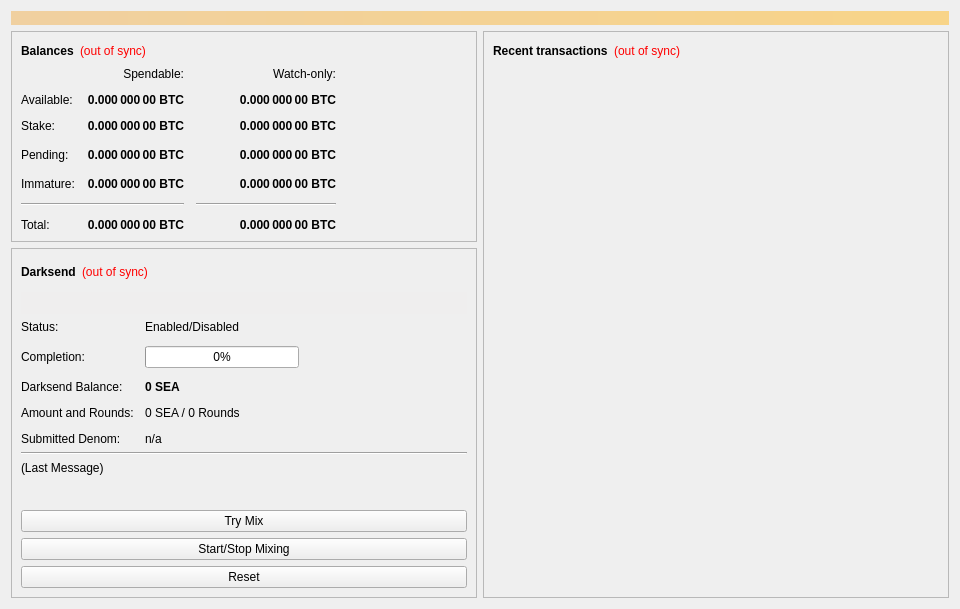
<?xml version="1.0" encoding="UTF-8"?>
<ui version="4.0">
 <class>OverviewPage</class>
 <widget class="QWidget" name="OverviewPage">
  <property name="geometry">
   <rect>
    <x>0</x>
    <y>0</y>
    <width>960</width>
    <height>594</height>
   </rect>
  </property>
  <property name="minimumSize">
   <size>
    <width>960</width>
    <height>0</height>
   </size>
  </property>
  <property name="windowTitle">
   <string>Form</string>
  </property>
  <layout class="QVBoxLayout" name="topLayout">
   <item>
    <widget class="QLabel" name="labelAlerts">
     <property name="visible">
      <bool>false</bool>
     </property>
     <property name="styleSheet">
      <string notr="true">background-color: qlineargradient(x1: 0, y1: 0, x2: 1, y2: 0, stop:0 #F0D0A0, stop:1 #F8D488); color:#000000;</string>
     </property>
     <property name="wordWrap">
      <bool>true</bool>
     </property>
     <property name="margin">
      <number>3</number>
     </property>
    </widget>
   </item>
   <item>
    <layout class="QHBoxLayout" name="horizontalLayout" stretch="1,1">
     <item>
      <layout class="QVBoxLayout" name="verticalLayout_2">
       <item>
        <widget class="QFrame" name="frame">
         <property name="frameShape">
          <enum>QFrame::StyledPanel</enum>
         </property>
         <property name="frameShadow">
          <enum>QFrame::Raised</enum>
         </property>
         <layout class="QVBoxLayout" name="verticalLayout_4">
          <item>
           <layout class="QHBoxLayout" name="horizontalLayout_4">
            <item>
             <widget class="QLabel" name="label_5">
              <property name="font">
               <font>
                <weight>75</weight>
                <bold>true</bold>
               </font>
              </property>
              <property name="text">
               <string>Balances</string>
              </property>
             </widget>
            </item>
            <item>
             <widget class="QLabel" name="labelWalletStatus">
              <property name="cursor">
               <cursorShape>WhatsThisCursor</cursorShape>
              </property>
              <property name="toolTip">
               <string>The displayed information may be out of date. Your wallet automatically synchronizes with the Sea network after a connection is established, but this process has not completed yet.</string>
              </property>
              <property name="styleSheet">
               <string notr="true">QLabel { color: red; }</string>
              </property>
              <property name="text">
               <string notr="true">(out of sync)</string>
              </property>
              <property name="alignment">
               <set>Qt::AlignLeading|Qt::AlignLeft|Qt::AlignVCenter</set>
              </property>
             </widget>
            </item>
            <item>
             <spacer name="horizontalSpacer_3">
              <property name="orientation">
               <enum>Qt::Horizontal</enum>
              </property>
              <property name="sizeHint" stdset="0">
               <size>
                <width>40</width>
                <height>20</height>
               </size>
              </property>
             </spacer>
            </item>
           </layout>
          </item>
          <item>
           <layout class="QGridLayout" name="gridLayout">
            <property name="spacing">
             <number>12</number>
            </property>
            <item row="3" column="2">
             <widget class="QLabel" name="labelWatchPending">
              <property name="font">
               <font>
                <weight>75</weight>
                <bold>true</bold>
               </font>
              </property>
              <property name="cursor">
               <cursorShape>IBeamCursor</cursorShape>
              </property>
              <property name="toolTip">
               <string>Unconfirmed transactions to watch-only addresses</string>
              </property>
              <property name="text">
               <string notr="true">0.000 000 00 BTC</string>
              </property>
              <property name="alignment">
               <set>Qt::AlignRight|Qt::AlignTrailing|Qt::AlignVCenter</set>
              </property>
              <property name="textInteractionFlags">
               <set>Qt::LinksAccessibleByMouse|Qt::TextSelectableByKeyboard|Qt::TextSelectableByMouse</set>
              </property>
             </widget>
            </item>
            <item row="3" column="1">
             <widget class="QLabel" name="labelUnconfirmed">
              <property name="font">
               <font>
                <weight>75</weight>
                <bold>true</bold>
               </font>
              </property>
              <property name="cursor">
               <cursorShape>IBeamCursor</cursorShape>
              </property>
              <property name="toolTip">
               <string>Total of transactions that have yet to be confirmed, and do not yet count toward the spendable balance</string>
              </property>
              <property name="text">
               <string notr="true">0.000 000 00 BTC</string>
              </property>
              <property name="alignment">
               <set>Qt::AlignRight|Qt::AlignTrailing|Qt::AlignVCenter</set>
              </property>
              <property name="textInteractionFlags">
               <set>Qt::LinksAccessibleByMouse|Qt::TextSelectableByKeyboard|Qt::TextSelectableByMouse</set>
              </property>
             </widget>
            </item>
            <item row="4" column="2">
             <widget class="QLabel" name="labelWatchImmature">
              <property name="font">
               <font>
                <weight>75</weight>
                <bold>true</bold>
               </font>
              </property>
              <property name="cursor">
               <cursorShape>IBeamCursor</cursorShape>
              </property>
              <property name="toolTip">
               <string>Mined balance in watch-only addresses that has not yet matured</string>
              </property>
              <property name="text">
               <string notr="true">0.000 000 00 BTC</string>
              </property>
              <property name="alignment">
               <set>Qt::AlignRight|Qt::AlignTrailing|Qt::AlignVCenter</set>
              </property>
              <property name="textInteractionFlags">
               <set>Qt::LinksAccessibleByMouse|Qt::TextSelectableByKeyboard|Qt::TextSelectableByMouse</set>
              </property>
             </widget>
            </item>
            <item row="5" column="0" colspan="2">
             <widget class="Line" name="lineSpendableBalance">
              <property name="orientation">
               <enum>Qt::Horizontal</enum>
              </property>
             </widget>
            </item>
            <item row="5" column="2">
             <widget class="Line" name="lineWatchBalance">
              <property name="sizePolicy">
               <sizepolicy hsizetype="Preferred" vsizetype="Fixed">
                <horstretch>0</horstretch>
                <verstretch>0</verstretch>
               </sizepolicy>
              </property>
              <property name="minimumSize">
               <size>
                <width>140</width>
                <height>0</height>
               </size>
              </property>
              <property name="orientation">
               <enum>Qt::Horizontal</enum>
              </property>
             </widget>
            </item>
            <item row="6" column="0">
             <widget class="QLabel" name="labelTotalText">
              <property name="text">
               <string>Total:</string>
              </property>
             </widget>
            </item>
            <item row="4" column="1">
             <widget class="QLabel" name="labelImmature">
              <property name="font">
               <font>
                <weight>75</weight>
                <bold>true</bold>
               </font>
              </property>
              <property name="cursor">
               <cursorShape>IBeamCursor</cursorShape>
              </property>
              <property name="toolTip">
               <string>Mined balance that has not yet matured</string>
              </property>
              <property name="text">
               <string notr="true">0.000 000 00 BTC</string>
              </property>
              <property name="alignment">
               <set>Qt::AlignRight|Qt::AlignTrailing|Qt::AlignVCenter</set>
              </property>
              <property name="textInteractionFlags">
               <set>Qt::LinksAccessibleByMouse|Qt::TextSelectableByKeyboard|Qt::TextSelectableByMouse</set>
              </property>
             </widget>
            </item>
            <item row="3" column="3">
             <spacer name="horizontalSpacer_2">
              <property name="orientation">
               <enum>Qt::Horizontal</enum>
              </property>
              <property name="sizeHint" stdset="0">
               <size>
                <width>40</width>
                <height>20</height>
               </size>
              </property>
             </spacer>
            </item>
            <item row="4" column="0">
             <widget class="QLabel" name="labelImmatureText">
              <property name="text">
               <string>Immature:</string>
              </property>
             </widget>
            </item>
            <item row="6" column="1">
             <widget class="QLabel" name="labelTotal">
              <property name="font">
               <font>
                <weight>75</weight>
                <bold>true</bold>
               </font>
              </property>
              <property name="cursor">
               <cursorShape>IBeamCursor</cursorShape>
              </property>
              <property name="toolTip">
               <string>Your current total balance</string>
              </property>
              <property name="text">
               <string notr="true">0.000 000 00 BTC</string>
              </property>
              <property name="alignment">
               <set>Qt::AlignRight|Qt::AlignTrailing|Qt::AlignVCenter</set>
              </property>
              <property name="textInteractionFlags">
               <set>Qt::LinksAccessibleByMouse|Qt::TextSelectableByKeyboard|Qt::TextSelectableByMouse</set>
              </property>
             </widget>
            </item>
            <item row="6" column="2">
             <widget class="QLabel" name="labelWatchTotal">
              <property name="font">
               <font>
                <weight>75</weight>
                <bold>true</bold>
               </font>
              </property>
              <property name="cursor">
               <cursorShape>IBeamCursor</cursorShape>
              </property>
              <property name="toolTip">
               <string>Current total balance in watch-only addresses</string>
              </property>
              <property name="text">
               <string notr="true">0.000 000 00 BTC</string>
              </property>
              <property name="alignment">
               <set>Qt::AlignRight|Qt::AlignTrailing|Qt::AlignVCenter</set>
              </property>
              <property name="textInteractionFlags">
               <set>Qt::LinksAccessibleByMouse|Qt::TextSelectableByKeyboard|Qt::TextSelectableByMouse</set>
              </property>
             </widget>
            </item>
            <item row="0" column="2">
             <widget class="QLabel" name="labelWatchonly">
              <property name="text">
               <string>Watch-only:</string>
              </property>
              <property name="alignment">
               <set>Qt::AlignRight|Qt::AlignTrailing|Qt::AlignVCenter</set>
              </property>
             </widget>
            </item>
            <item row="1" column="0">
             <widget class="QLabel" name="labelBalanceText">
              <property name="text">
               <string>Available:</string>
              </property>
             </widget>
            </item>
            <item row="1" column="1">
             <widget class="QLabel" name="labelBalance">
              <property name="font">
               <font>
                <weight>75</weight>
                <bold>true</bold>
               </font>
              </property>
              <property name="cursor">
               <cursorShape>IBeamCursor</cursorShape>
              </property>
              <property name="toolTip">
               <string>Your current spendable balance</string>
              </property>
              <property name="text">
               <string notr="true">0.000 000 00 BTC</string>
              </property>
              <property name="alignment">
               <set>Qt::AlignRight|Qt::AlignTrailing|Qt::AlignVCenter</set>
              </property>
              <property name="textInteractionFlags">
               <set>Qt::LinksAccessibleByMouse|Qt::TextSelectableByKeyboard|Qt::TextSelectableByMouse</set>
              </property>
             </widget>
            </item>
            <item row="2" column="0">
             <widget class="QLabel" name="label_10">
              <property name="text">
               <string>Stake:</string>
              </property>
             </widget>
            </item>
            <item row="2" column="1">
             <widget class="QLabel" name="labelStake">
              <property name="font">
               <font>
                <weight>75</weight>
                <bold>true</bold>
               </font>
              </property>
              <property name="cursor">
               <cursorShape>IBeamCursor</cursorShape>
              </property>
              <property name="toolTip">
               <string>Total of coins that was staked, and do not yet count toward the current balance</string>
              </property>
              <property name="text">
               <string notr="true">0.000 000 00 BTC</string>
              </property>
              <property name="alignment">
               <set>Qt::AlignRight|Qt::AlignTrailing|Qt::AlignVCenter</set>
              </property>
              <property name="textInteractionFlags">
               <set>Qt::LinksAccessibleByMouse|Qt::TextSelectableByKeyboard|Qt::TextSelectableByMouse</set>
              </property>
             </widget>
            </item>
            <item row="2" column="2">
             <widget class="QLabel" name="labelWatchStake">
              <property name="font">
               <font>
                <weight>75</weight>
                <bold>true</bold>
               </font>
              </property>
              <property name="cursor">
               <cursorShape>IBeamCursor</cursorShape>
              </property>
              <property name="toolTip">
               <string>Total of coins that was staked in watch-only addresses, and do not yet count toward the current watch-only balance</string>
              </property>
              <property name="text">
               <string notr="true">0.000 000 00 BTC</string>
              </property>
              <property name="alignment">
               <set>Qt::AlignRight|Qt::AlignTrailing|Qt::AlignVCenter</set>
              </property>
              <property name="textInteractionFlags">
               <set>Qt::LinksAccessibleByMouse|Qt::TextSelectableByKeyboard|Qt::TextSelectableByMouse</set>
              </property>
             </widget>
            </item>
            <item row="1" column="2">
             <widget class="QLabel" name="labelWatchAvailable">
              <property name="font">
               <font>
                <weight>75</weight>
                <bold>true</bold>
               </font>
              </property>
              <property name="cursor">
               <cursorShape>IBeamCursor</cursorShape>
              </property>
              <property name="toolTip">
               <string>Your current balance in watch-only addresses</string>
              </property>
              <property name="text">
               <string notr="true">0.000 000 00 BTC</string>
              </property>
              <property name="alignment">
               <set>Qt::AlignRight|Qt::AlignTrailing|Qt::AlignVCenter</set>
              </property>
              <property name="textInteractionFlags">
               <set>Qt::LinksAccessibleByMouse|Qt::TextSelectableByKeyboard|Qt::TextSelectableByMouse</set>
              </property>
             </widget>
            </item>
            <item row="3" column="0">
             <widget class="QLabel" name="labelPendingText">
              <property name="text">
               <string>Pending:</string>
              </property>
             </widget>
            </item>
            <item row="0" column="1">
             <widget class="QLabel" name="labelSpendable">
              <property name="text">
               <string>Spendable:</string>
              </property>
              <property name="alignment">
               <set>Qt::AlignRight|Qt::AlignTrailing|Qt::AlignVCenter</set>
              </property>
             </widget>
            </item>
           </layout>
          </item>
         </layout>
        </widget>
       </item>
       <item>
        <widget class="QFrame" name="frameDarksend">
         <property name="sizePolicy">
          <sizepolicy hsizetype="Expanding" vsizetype="Expanding">
           <horstretch>0</horstretch>
           <verstretch>0</verstretch>
          </sizepolicy>
         </property>
         <property name="minimumSize">
          <size>
           <width>0</width>
           <height>350</height>
          </size>
         </property>
         <property name="layoutDirection">
          <enum>Qt::LeftToRight</enum>
         </property>
         <property name="frameShape">
          <enum>QFrame::StyledPanel</enum>
         </property>
         <property name="frameShadow">
          <enum>QFrame::Raised</enum>
         </property>
         <layout class="QVBoxLayout" name="verticalLayout_5">
          <item>
           <layout class="QHBoxLayout" name="horizontalLayout_5">
            <item>
             <widget class="QLabel" name="label_2">
              <property name="font">
               <font>
                <weight>75</weight>
                <bold>true</bold>
               </font>
              </property>
              <property name="text">
               <string>Darksend</string>
              </property>
             </widget>
            </item>
            <item>
             <widget class="QLabel" name="labelDarksendSyncStatus">
              <property name="toolTip">
               <string>The displayed information may be out of date. Your wallet automatically synchronizes with the Sea network after a connection is established, but this process has not completed yet.</string>
              </property>
              <property name="styleSheet">
               <string notr="true">QLabel { color: red; }</string>
              </property>
              <property name="text">
               <string notr="true">(out of sync)</string>
              </property>
              <property name="alignment">
               <set>Qt::AlignLeading|Qt::AlignLeft|Qt::AlignVCenter</set>
              </property>
             </widget>
            </item>
            <item>
             <spacer name="horizontalSpacer_4">
              <property name="orientation">
               <enum>Qt::Horizontal</enum>
              </property>
              <property name="sizeHint" stdset="0">
               <size>
                <width>40</width>
                <height>20</height>
               </size>
              </property>
             </spacer>
            </item>
           </layout>
          </item>
          <item>
           <widget class="QPushButton" name="runAutoDenom">
            <property name="palette">
             <palette>
              <active>
               <colorrole role="WindowText">
                <brush brushstyle="SolidPattern">
                 <color alpha="255">
                  <red>0</red>
                  <green>0</green>
                  <blue>0</blue>
                 </color>
                </brush>
               </colorrole>
               <colorrole role="Button">
                <brush brushstyle="SolidPattern">
                 <color alpha="255">
                  <red>239</red>
                  <green>238</green>
                  <blue>238</blue>
                 </color>
                </brush>
               </colorrole>
               <colorrole role="Light">
                <brush brushstyle="SolidPattern">
                 <color alpha="255">
                  <red>255</red>
                  <green>255</green>
                  <blue>255</blue>
                 </color>
                </brush>
               </colorrole>
               <colorrole role="Midlight">
                <brush brushstyle="SolidPattern">
                 <color alpha="255">
                  <red>247</red>
                  <green>246</green>
                  <blue>246</blue>
                 </color>
                </brush>
               </colorrole>
               <colorrole role="Dark">
                <brush brushstyle="SolidPattern">
                 <color alpha="255">
                  <red>119</red>
                  <green>119</green>
                  <blue>119</blue>
                 </color>
                </brush>
               </colorrole>
               <colorrole role="Mid">
                <brush brushstyle="SolidPattern">
                 <color alpha="255">
                  <red>159</red>
                  <green>159</green>
                  <blue>159</blue>
                 </color>
                </brush>
               </colorrole>
               <colorrole role="Text">
                <brush brushstyle="SolidPattern">
                 <color alpha="255">
                  <red>0</red>
                  <green>0</green>
                  <blue>0</blue>
                 </color>
                </brush>
               </colorrole>
               <colorrole role="BrightText">
                <brush brushstyle="SolidPattern">
                 <color alpha="255">
                  <red>255</red>
                  <green>255</green>
                  <blue>255</blue>
                 </color>
                </brush>
               </colorrole>
               <colorrole role="ButtonText">
                <brush brushstyle="SolidPattern">
                 <color alpha="255">
                  <red>0</red>
                  <green>0</green>
                  <blue>0</blue>
                 </color>
                </brush>
               </colorrole>
               <colorrole role="Base">
                <brush brushstyle="SolidPattern">
                 <color alpha="255">
                  <red>255</red>
                  <green>255</green>
                  <blue>255</blue>
                 </color>
                </brush>
               </colorrole>
               <colorrole role="Window">
                <brush brushstyle="SolidPattern">
                 <color alpha="255">
                  <red>239</red>
                  <green>238</green>
                  <blue>238</blue>
                 </color>
                </brush>
               </colorrole>
               <colorrole role="Shadow">
                <brush brushstyle="SolidPattern">
                 <color alpha="255">
                  <red>0</red>
                  <green>0</green>
                  <blue>0</blue>
                 </color>
                </brush>
               </colorrole>
               <colorrole role="AlternateBase">
                <brush brushstyle="SolidPattern">
                 <color alpha="255">
                  <red>247</red>
                  <green>246</green>
                  <blue>246</blue>
                 </color>
                </brush>
               </colorrole>
               <colorrole role="ToolTipBase">
                <brush brushstyle="SolidPattern">
                 <color alpha="255">
                  <red>255</red>
                  <green>255</green>
                  <blue>220</blue>
                 </color>
                </brush>
               </colorrole>
               <colorrole role="ToolTipText">
                <brush brushstyle="SolidPattern">
                 <color alpha="255">
                  <red>0</red>
                  <green>0</green>
                  <blue>0</blue>
                 </color>
                </brush>
               </colorrole>
              </active>
              <inactive>
               <colorrole role="WindowText">
                <brush brushstyle="SolidPattern">
                 <color alpha="255">
                  <red>0</red>
                  <green>0</green>
                  <blue>0</blue>
                 </color>
                </brush>
               </colorrole>
               <colorrole role="Button">
                <brush brushstyle="SolidPattern">
                 <color alpha="255">
                  <red>239</red>
                  <green>238</green>
                  <blue>238</blue>
                 </color>
                </brush>
               </colorrole>
               <colorrole role="Light">
                <brush brushstyle="SolidPattern">
                 <color alpha="255">
                  <red>255</red>
                  <green>255</green>
                  <blue>255</blue>
                 </color>
                </brush>
               </colorrole>
               <colorrole role="Midlight">
                <brush brushstyle="SolidPattern">
                 <color alpha="255">
                  <red>247</red>
                  <green>246</green>
                  <blue>246</blue>
                 </color>
                </brush>
               </colorrole>
               <colorrole role="Dark">
                <brush brushstyle="SolidPattern">
                 <color alpha="255">
                  <red>119</red>
                  <green>119</green>
                  <blue>119</blue>
                 </color>
                </brush>
               </colorrole>
               <colorrole role="Mid">
                <brush brushstyle="SolidPattern">
                 <color alpha="255">
                  <red>159</red>
                  <green>159</green>
                  <blue>159</blue>
                 </color>
                </brush>
               </colorrole>
               <colorrole role="Text">
                <brush brushstyle="SolidPattern">
                 <color alpha="255">
                  <red>0</red>
                  <green>0</green>
                  <blue>0</blue>
                 </color>
                </brush>
               </colorrole>
               <colorrole role="BrightText">
                <brush brushstyle="SolidPattern">
                 <color alpha="255">
                  <red>255</red>
                  <green>255</green>
                  <blue>255</blue>
                 </color>
                </brush>
               </colorrole>
               <colorrole role="ButtonText">
                <brush brushstyle="SolidPattern">
                 <color alpha="255">
                  <red>0</red>
                  <green>0</green>
                  <blue>0</blue>
                 </color>
                </brush>
               </colorrole>
               <colorrole role="Base">
                <brush brushstyle="SolidPattern">
                 <color alpha="255">
                  <red>255</red>
                  <green>255</green>
                  <blue>255</blue>
                 </color>
                </brush>
               </colorrole>
               <colorrole role="Window">
                <brush brushstyle="SolidPattern">
                 <color alpha="255">
                  <red>239</red>
                  <green>238</green>
                  <blue>238</blue>
                 </color>
                </brush>
               </colorrole>
               <colorrole role="Shadow">
                <brush brushstyle="SolidPattern">
                 <color alpha="255">
                  <red>0</red>
                  <green>0</green>
                  <blue>0</blue>
                 </color>
                </brush>
               </colorrole>
               <colorrole role="AlternateBase">
                <brush brushstyle="SolidPattern">
                 <color alpha="255">
                  <red>247</red>
                  <green>246</green>
                  <blue>246</blue>
                 </color>
                </brush>
               </colorrole>
               <colorrole role="ToolTipBase">
                <brush brushstyle="SolidPattern">
                 <color alpha="255">
                  <red>255</red>
                  <green>255</green>
                  <blue>220</blue>
                 </color>
                </brush>
               </colorrole>
               <colorrole role="ToolTipText">
                <brush brushstyle="SolidPattern">
                 <color alpha="255">
                  <red>0</red>
                  <green>0</green>
                  <blue>0</blue>
                 </color>
                </brush>
               </colorrole>
              </inactive>
              <disabled>
               <colorrole role="WindowText">
                <brush brushstyle="SolidPattern">
                 <color alpha="255">
                  <red>119</red>
                  <green>119</green>
                  <blue>119</blue>
                 </color>
                </brush>
               </colorrole>
               <colorrole role="Button">
                <brush brushstyle="SolidPattern">
                 <color alpha="255">
                  <red>239</red>
                  <green>238</green>
                  <blue>238</blue>
                 </color>
                </brush>
               </colorrole>
               <colorrole role="Light">
                <brush brushstyle="SolidPattern">
                 <color alpha="255">
                  <red>255</red>
                  <green>255</green>
                  <blue>255</blue>
                 </color>
                </brush>
               </colorrole>
               <colorrole role="Midlight">
                <brush brushstyle="SolidPattern">
                 <color alpha="255">
                  <red>247</red>
                  <green>246</green>
                  <blue>246</blue>
                 </color>
                </brush>
               </colorrole>
               <colorrole role="Dark">
                <brush brushstyle="SolidPattern">
                 <color alpha="255">
                  <red>119</red>
                  <green>119</green>
                  <blue>119</blue>
                 </color>
                </brush>
               </colorrole>
               <colorrole role="Mid">
                <brush brushstyle="SolidPattern">
                 <color alpha="255">
                  <red>159</red>
                  <green>159</green>
                  <blue>159</blue>
                 </color>
                </brush>
               </colorrole>
               <colorrole role="Text">
                <brush brushstyle="SolidPattern">
                 <color alpha="255">
                  <red>119</red>
                  <green>119</green>
                  <blue>119</blue>
                 </color>
                </brush>
               </colorrole>
               <colorrole role="BrightText">
                <brush brushstyle="SolidPattern">
                 <color alpha="255">
                  <red>255</red>
                  <green>255</green>
                  <blue>255</blue>
                 </color>
                </brush>
               </colorrole>
               <colorrole role="ButtonText">
                <brush brushstyle="SolidPattern">
                 <color alpha="255">
                  <red>119</red>
                  <green>119</green>
                  <blue>119</blue>
                 </color>
                </brush>
               </colorrole>
               <colorrole role="Base">
                <brush brushstyle="SolidPattern">
                 <color alpha="255">
                  <red>239</red>
                  <green>238</green>
                  <blue>238</blue>
                 </color>
                </brush>
               </colorrole>
               <colorrole role="Window">
                <brush brushstyle="SolidPattern">
                 <color alpha="255">
                  <red>239</red>
                  <green>238</green>
                  <blue>238</blue>
                 </color>
                </brush>
               </colorrole>
               <colorrole role="Shadow">
                <brush brushstyle="SolidPattern">
                 <color alpha="255">
                  <red>0</red>
                  <green>0</green>
                  <blue>0</blue>
                 </color>
                </brush>
               </colorrole>
               <colorrole role="AlternateBase">
                <brush brushstyle="SolidPattern">
                 <color alpha="255">
                  <red>239</red>
                  <green>238</green>
                  <blue>238</blue>
                 </color>
                </brush>
               </colorrole>
               <colorrole role="ToolTipBase">
                <brush brushstyle="SolidPattern">
                 <color alpha="255">
                  <red>255</red>
                  <green>255</green>
                  <blue>220</blue>
                 </color>
                </brush>
               </colorrole>
               <colorrole role="ToolTipText">
                <brush brushstyle="SolidPattern">
                 <color alpha="255">
                  <red>0</red>
                  <green>0</green>
                  <blue>0</blue>
                 </color>
                </brush>
               </colorrole>
              </disabled>
             </palette>
            </property>
            <property name="focusPolicy">
             <enum>Qt::NoFocus</enum>
            </property>
            <property name="autoFillBackground">
             <bool>true</bool>
            </property>
            <property name="text">
             <string/>
            </property>
            <property name="flat">
             <bool>true</bool>
            </property>
           </widget>
          </item>
          <item>
           <layout class="QFormLayout" name="formLayout">
            <property name="fieldGrowthPolicy">
             <enum>QFormLayout::AllNonFixedFieldsGrow</enum>
            </property>
            <property name="horizontalSpacing">
             <number>11</number>
            </property>
            <property name="verticalSpacing">
             <number>12</number>
            </property>
            <item row="0" column="0">
             <widget class="QLabel" name="label_6">
              <property name="text">
               <string>Status:</string>
              </property>
             </widget>
            </item>
            <item row="1" column="0">
             <widget class="QLabel" name="label_7">
              <property name="text">
               <string>Completion:</string>
              </property>
             </widget>
            </item>
            <item row="1" column="1">
             <widget class="QProgressBar" name="darksendProgress">
              <property name="maximumSize">
               <size>
                <width>154</width>
                <height>16777215</height>
               </size>
              </property>
              <property name="value">
               <number>0</number>
              </property>
             </widget>
            </item>
            <item row="3" column="0">
             <widget class="QLabel" name="labelAnonymizedText">
              <property name="text">
               <string>Darksend Balance:</string>
              </property>
             </widget>
            </item>
            <item row="3" column="1">
             <widget class="QLabel" name="labelAnonymized">
              <property name="font">
               <font>
                <weight>75</weight>
                <bold>true</bold>
               </font>
              </property>
              <property name="text">
               <string notr="true">0 SEA</string>
              </property>
             </widget>
            </item>
            <item row="4" column="0">
             <widget class="QLabel" name="label_8">
              <property name="text">
               <string>Amount and Rounds:</string>
              </property>
             </widget>
            </item>
            <item row="4" column="1">
             <widget class="QLabel" name="labelAmountRounds">
              <property name="text">
               <string>0 SEA / 0 Rounds</string>
              </property>
             </widget>
            </item>
            <item row="5" column="0">
             <widget class="QLabel" name="label_9">
              <property name="text">
               <string>Submitted Denom:</string>
              </property>
             </widget>
            </item>
            <item row="5" column="1">
             <widget class="QLabel" name="labelSubmittedDenom">
              <property name="toolTip">
               <string>The denominations you submitted to the Masternode.&lt;br&gt;To mix, other users must submit the exact same denominations.</string>
              </property>
              <property name="text">
               <string>n/a</string>
              </property>
             </widget>
            </item>
            <item row="0" column="1">
             <widget class="QLabel" name="darksendEnabled">
              <property name="text">
               <string>Enabled/Disabled</string>
              </property>
             </widget>
            </item>
           </layout>
          </item>
          <item>
           <widget class="Line" name="lineLastMessage">
            <property name="orientation">
             <enum>Qt::Horizontal</enum>
            </property>
           </widget>
          </item>
          <item>
           <widget class="QLabel" name="darksendStatus">
            <property name="minimumSize">
             <size>
              <width>288</width>
              <height>43</height>
             </size>
            </property>
            <property name="text">
             <string>(Last Message)</string>
            </property>
            <property name="alignment">
             <set>Qt::AlignLeading|Qt::AlignLeft|Qt::AlignTop</set>
            </property>
            <property name="wordWrap">
             <bool>true</bool>
            </property>
           </widget>
          </item>
          <item>
           <widget class="QPushButton" name="darksendAuto">
            <property name="sizePolicy">
             <sizepolicy hsizetype="MinimumExpanding" vsizetype="Fixed">
              <horstretch>0</horstretch>
              <verstretch>0</verstretch>
             </sizepolicy>
            </property>
            <property name="toolTip">
             <string>Try to manually submit a Darksend request.</string>
            </property>
            <property name="text">
             <string>Try Mix</string>
            </property>
           </widget>
          </item>
          <item>
           <widget class="QPushButton" name="toggleDarksend">
            <property name="sizePolicy">
             <sizepolicy hsizetype="MinimumExpanding" vsizetype="Fixed">
              <horstretch>0</horstretch>
              <verstretch>0</verstretch>
             </sizepolicy>
            </property>
            <property name="text">
             <string>Start/Stop Mixing</string>
            </property>
           </widget>
          </item>
          <item>
           <widget class="QPushButton" name="darksendReset">
            <property name="sizePolicy">
             <sizepolicy hsizetype="MinimumExpanding" vsizetype="Fixed">
              <horstretch>0</horstretch>
              <verstretch>0</verstretch>
             </sizepolicy>
            </property>
            <property name="toolTip">
             <string>Reset the current status of Darksend (can interrupt Darksend if it's in the process of Mixing, which can cost you money!)</string>
            </property>
            <property name="autoFillBackground">
             <bool>false</bool>
            </property>
            <property name="text">
             <string>Reset</string>
            </property>
           </widget>
          </item>
         </layout>
        </widget>
       </item>
       <item>
        <spacer name="verticalSpacer">
         <property name="orientation">
          <enum>Qt::Vertical</enum>
         </property>
         <property name="sizeHint" stdset="0">
          <size>
           <width>20</width>
           <height>40</height>
          </size>
         </property>
        </spacer>
       </item>
      </layout>
     </item>
     <item>
      <layout class="QVBoxLayout" name="verticalLayout_3">
       <item>
        <widget class="QFrame" name="frame_2">
         <property name="frameShape">
          <enum>QFrame::StyledPanel</enum>
         </property>
         <property name="frameShadow">
          <enum>QFrame::Raised</enum>
         </property>
         <layout class="QVBoxLayout" name="verticalLayout">
          <item>
           <layout class="QHBoxLayout" name="horizontalLayout_2">
            <item>
             <widget class="QLabel" name="label_4">
              <property name="font">
               <font>
                <weight>75</weight>
                <bold>true</bold>
               </font>
              </property>
              <property name="text">
               <string>Recent transactions</string>
              </property>
             </widget>
            </item>
            <item>
             <widget class="QLabel" name="labelTransactionsStatus">
              <property name="cursor">
               <cursorShape>WhatsThisCursor</cursorShape>
              </property>
              <property name="toolTip">
               <string>The displayed information may be out of date. Your wallet automatically synchronizes with the Sea network after a connection is established, but this process has not completed yet.</string>
              </property>
              <property name="styleSheet">
               <string notr="true">QLabel { color: red; }</string>
              </property>
              <property name="text">
               <string notr="true">(out of sync)</string>
              </property>
              <property name="alignment">
               <set>Qt::AlignRight|Qt::AlignTrailing|Qt::AlignVCenter</set>
              </property>
             </widget>
            </item>
            <item>
             <spacer name="horizontalSpacer">
              <property name="orientation">
               <enum>Qt::Horizontal</enum>
              </property>
              <property name="sizeHint" stdset="0">
               <size>
                <width>40</width>
                <height>20</height>
               </size>
              </property>
             </spacer>
            </item>
           </layout>
          </item>
          <item>
           <widget class="QListView" name="listTransactions">
            <property name="styleSheet">
             <string notr="true">QListView { background: transparent; }</string>
            </property>
            <property name="frameShape">
             <enum>QFrame::NoFrame</enum>
            </property>
            <property name="verticalScrollBarPolicy">
             <enum>Qt::ScrollBarAlwaysOff</enum>
            </property>
            <property name="horizontalScrollBarPolicy">
             <enum>Qt::ScrollBarAlwaysOff</enum>
            </property>
            <property name="selectionMode">
             <enum>QAbstractItemView::NoSelection</enum>
            </property>
           </widget>
          </item>
         </layout>
        </widget>
       </item>
      </layout>
     </item>
    </layout>
   </item>
  </layout>
 </widget>
 <resources/>
 <connections/>
</ui>
